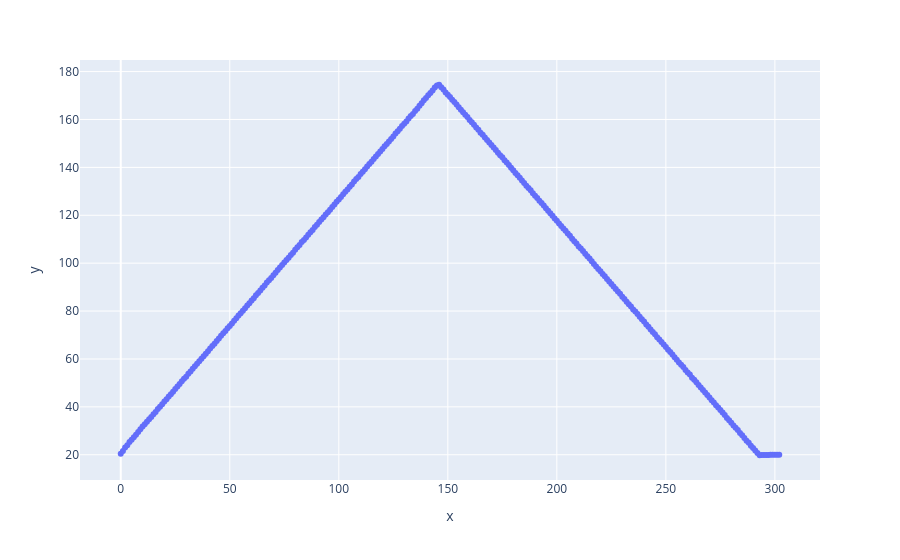

The code cell stored with this chart in its notebook:
### Markdown cell above
### 310

### Code cell
path = r"E:\PEG_g_PLA Nikos 2025\SC5732\Brushes_PEG_PLA\Brushes_PEG_PLA_PA310_98_2_800DP_firstheat_175C_and_back"

Exp = BM26_experiment(path)
T = Exp.get_T_profile()

q, I_array = Exp.integrate1d_SAXS(ai, 1000, mask=img_mask, unit='q_nm^-1')

T = Exp.get_T_profile()
# px.scatter(x = range(len(T)), y = T)

I_calib = calibrate(q, I_array, 5, 6)
px.scatter(x = range(len(T)), y = T)

### Figure 1 — Plotly figure (JSON) as saved in the notebook; plotly's stock layout.template omitted (floating-point values rounded to 4 significant figures; data arrays with more than 128 entries replaced by an {"elided": "..."} marker saying what was removed)
{"data": [{"hovertemplate": "x=%{x}<br>y=%{y}<extra></extra>", "legendgroup": "", "marker": {"color": "#636efa", "symbol": "circle"}, "mode": "markers", "name": "", "orientation": "v", "showlegend": false, "type": "scatter", "x": {"elided": "303 int values"}, "xaxis": "x", "y": {"elided": "303 float values"}, "yaxis": "y"}], "layout": {"legend": {"tracegroupgap": 0}, "margin": {"t": 60}, "xaxis": {"anchor": "y", "domain": [0, 1], "title": {"text": "x"}}, "yaxis": {"anchor": "x", "domain": [0, 1], "title": {"text": "y"}}}}
